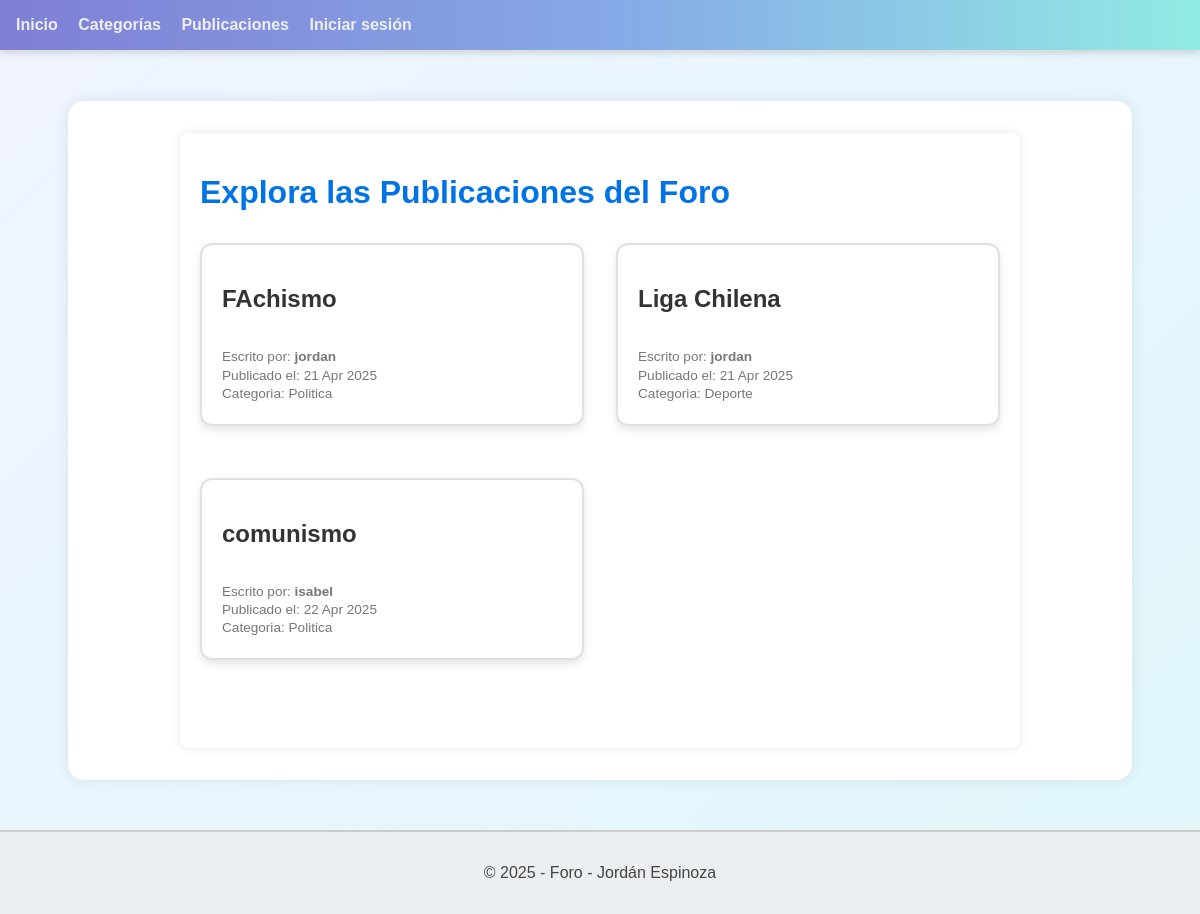
/foro/publicaciones/listar/, run on an earlier commit of the app's database.
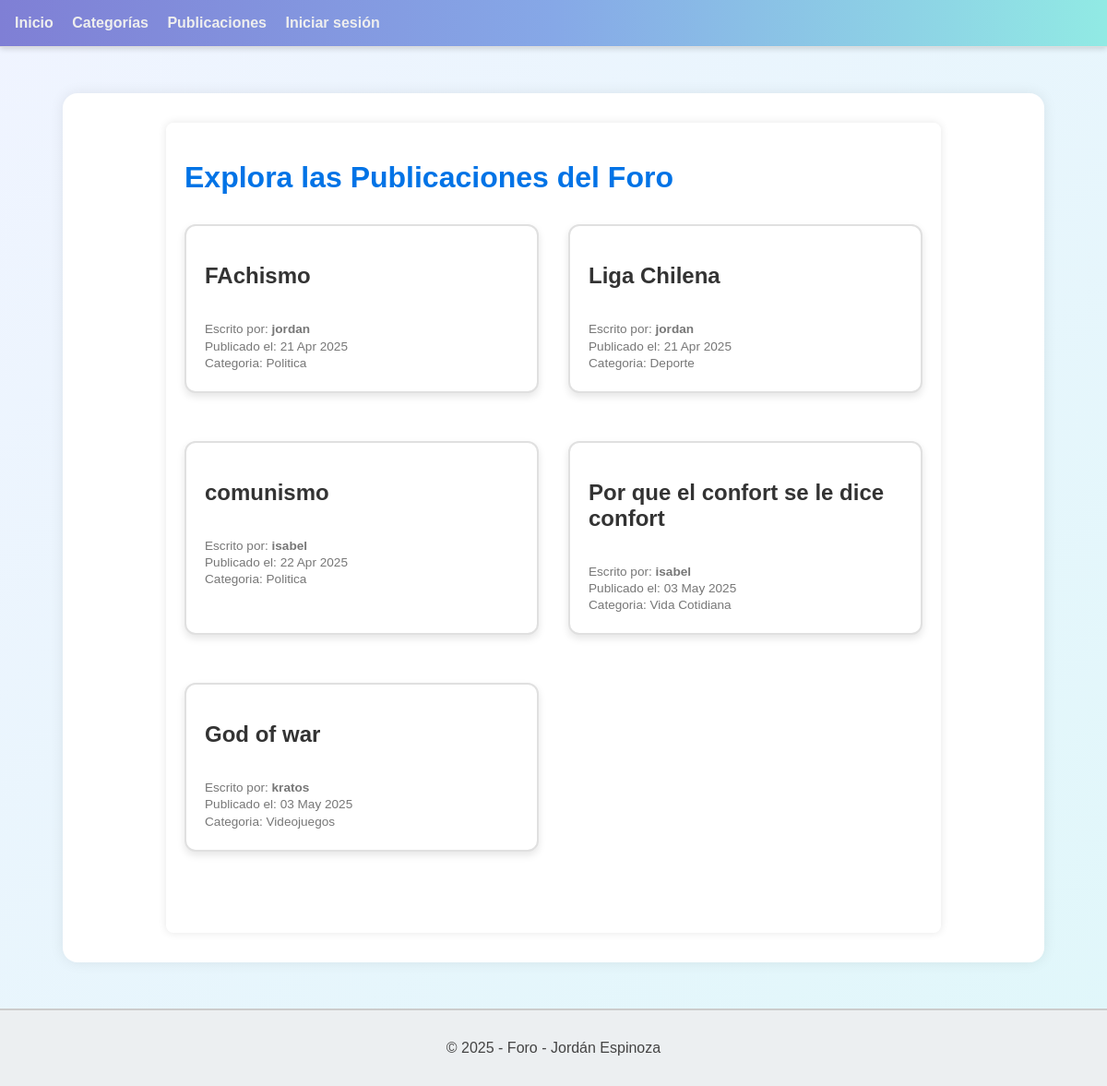
And on a later commit of the database.
### foro_aplicacion/models.py (models this page shows, shortened)
class Publicacion(models.Model):
    titulo = models.CharField(max_length=100)
    cuerpo = models.TextField()
    fecha_creacion = models.DateTimeField(auto_now_add=True)
    fecha_modificacion = models.DateTimeField(auto_now=True)
    usuario = models.ForeignKey(Usuario, on_delete=models.CASCADE, related_name='publicaciones')
    categoria = models.ForeignKey(Categoria, on_delete=models.CASCADE, related_name='publicaciones')
    etiquetas = models.ManyToManyField(Etiqueta, through='PublicacionEtiqueta', related_name='publicaciones')

class Usuario(AbstractUser):
    correo = models.EmailField(max_length=100, unique=True)
    es_admin = models.BooleanField(default=False)
    es_baneado = models.BooleanField(default=False)
    es_moderador = models.BooleanField(default=False)
    es_autor = models.BooleanField(default=False)
    reputacion = models.IntegerField(default=0)
    avatar = models.ImageField(upload_to='avatars/', blank=True, null=True)
    class Meta:
        verbose_name = 'Usuario'
        verbose_name_plural = 'Usuarios'

class Categoria(models.Model):
    nombre = models.CharField(max_length=50)
    descripcion = models.TextField(blank=True)
    fecha_creacion = models.DateTimeField(auto_now_add=True)
    usuario = models.ForeignKey(Usuario, on_delete=models.CASCADE, related_name='categorias')
    def __str__(self):
        return self.nombre

### foro_aplicacion/views.py (the view)
# urls.py: path('publicaciones/listar/', PublicacionListView.as_view(), name='listar_publicaciones'),
class PublicacionListView(ListView):
    model = Publicacion
    template_name = 'publicaciones/listar.html'
    context_object_name = 'publicaciones'

### foro_aplicacion/templates/publicaciones/listar.html (shortened to what this page needs)
{% extends 'template_base.html' %}
{% block body %}
<div class="container">
    <h1 class="titulo">Explora las Publicaciones del Foro</h1>
    <div class="publicacion-lista">
        {% for publicacion in publicaciones %}
            <div class="publicacion-card">
                <div class="publicacion-header">
                    <h2 class="titulo">{{ publicacion.titulo }}</h2>
                </div>
                <p class="autor">Escrito por: <strong>{{ publicacion.usuario.username }}</strong></p>
                <p class="fecha">Publicado el: {{ publicacion.fecha_creacion|date:"d M Y" }}</p>
                <p class="fecha">Categoria: {{ publicacion.categoria }}</p>
            </div>
        {% empty %}
            <p class="sin-publicaciones">No hay publicaciones disponibles.</p>
        {% endfor %}
    </div>
</div>
{% endblock %}

What changed in the data, as far as the page shows it:
added Publicacion: titulo "Por que el confort se le dice confort", usuario.username "isabel", fecha_creacion "03 May 2025", categoria "Vida Cotidiana"
added Publicacion: titulo "God of war", usuario.username "kratos", fecha_creacion "03 May 2025", categoria "Videojuegos"
